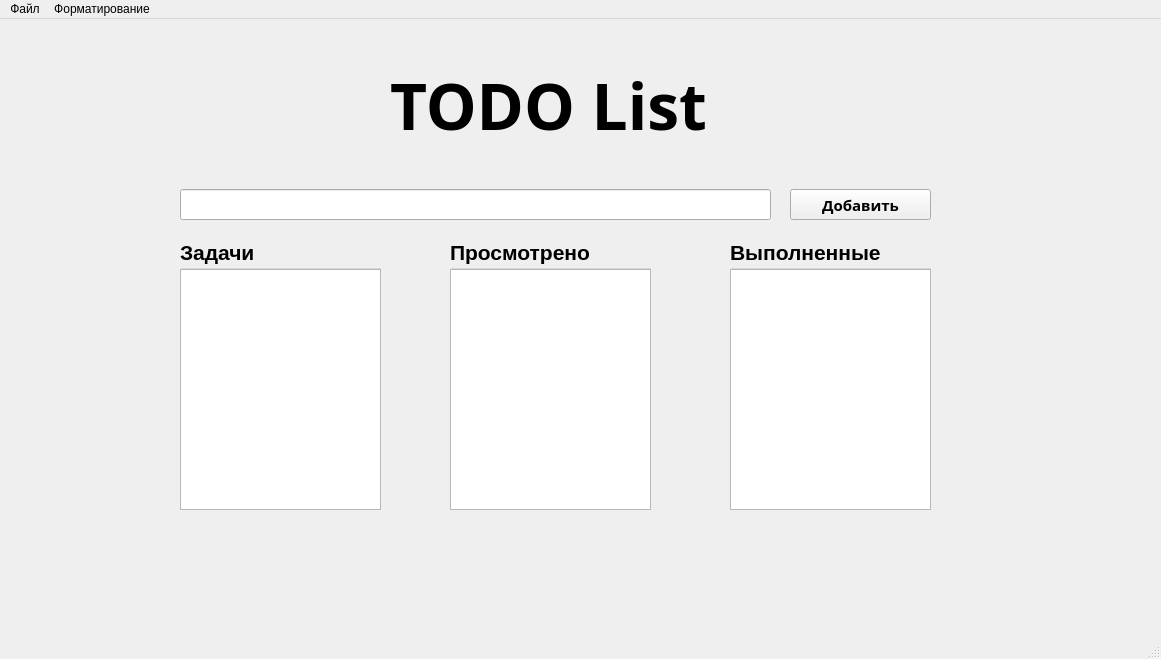
<?xml version="1.0" encoding="UTF-8"?>
<ui version="4.0">
 <class>MainWindow</class>
 <widget class="QMainWindow" name="MainWindow">
  <property name="geometry">
   <rect>
    <x>0</x>
    <y>0</y>
    <width>1161</width>
    <height>659</height>
   </rect>
  </property>
  <property name="windowTitle">
   <string>MainWindow</string>
  </property>
  <widget class="QWidget" name="centralwidget">
   <widget class="QLabel" name="label">
    <property name="geometry">
     <rect>
      <x>390</x>
      <y>0</y>
      <width>331</width>
      <height>171</height>
     </rect>
    </property>
    <property name="font">
     <font>
      <family>Montserrat SemiBold</family>
      <pointsize>48</pointsize>
      <bold>true</bold>
     </font>
    </property>
    <property name="text">
     <string>TODO List</string>
    </property>
   </widget>
   <widget class="QPushButton" name="pushButton">
    <property name="geometry">
     <rect>
      <x>790</x>
      <y>170</y>
      <width>141</width>
      <height>31</height>
     </rect>
    </property>
    <property name="font">
     <font>
      <family>Montserrat SemiBold</family>
      <pointsize>11</pointsize>
      <bold>true</bold>
     </font>
    </property>
    <property name="text">
     <string>Добавить</string>
    </property>
   </widget>
   <widget class="QLineEdit" name="lineEdit">
    <property name="geometry">
     <rect>
      <x>180</x>
      <y>170</y>
      <width>591</width>
      <height>31</height>
     </rect>
    </property>
    <property name="font">
     <font>
      <pointsize>11</pointsize>
      <bold>false</bold>
     </font>
    </property>
    <property name="text">
     <string/>
    </property>
   </widget>
   <widget class="QGroupBox" name="groupBox">
    <property name="geometry">
     <rect>
      <x>180</x>
      <y>220</y>
      <width>201</width>
      <height>271</height>
     </rect>
    </property>
    <property name="font">
     <font>
      <pointsize>16</pointsize>
      <bold>true</bold>
     </font>
    </property>
    <property name="title">
     <string>Задачи</string>
    </property>
    <widget class="QListWidget" name="listWidget">
     <property name="geometry">
      <rect>
       <x>0</x>
       <y>30</y>
       <width>201</width>
       <height>241</height>
      </rect>
     </property>
    </widget>
   </widget>
   <widget class="QGroupBox" name="groupBox_2">
    <property name="geometry">
     <rect>
      <x>450</x>
      <y>220</y>
      <width>201</width>
      <height>271</height>
     </rect>
    </property>
    <property name="font">
     <font>
      <pointsize>16</pointsize>
      <bold>true</bold>
     </font>
    </property>
    <property name="title">
     <string>Просмотрено</string>
    </property>
    <widget class="QListWidget" name="listWidget_2">
     <property name="geometry">
      <rect>
       <x>0</x>
       <y>30</y>
       <width>201</width>
       <height>241</height>
      </rect>
     </property>
    </widget>
   </widget>
   <widget class="QGroupBox" name="groupBox_3">
    <property name="geometry">
     <rect>
      <x>730</x>
      <y>220</y>
      <width>201</width>
      <height>271</height>
     </rect>
    </property>
    <property name="font">
     <font>
      <pointsize>16</pointsize>
      <bold>true</bold>
     </font>
    </property>
    <property name="title">
     <string>Выполненные</string>
    </property>
    <widget class="QListWidget" name="listWidget_3">
     <property name="geometry">
      <rect>
       <x>0</x>
       <y>30</y>
       <width>201</width>
       <height>241</height>
      </rect>
     </property>
    </widget>
   </widget>
  </widget>
  <widget class="QMenuBar" name="menubar">
   <property name="geometry">
    <rect>
     <x>0</x>
     <y>0</y>
     <width>1161</width>
     <height>22</height>
    </rect>
   </property>
   <widget class="QMenu" name="menu">
    <property name="title">
     <string>Файл</string>
    </property>
    <addaction name="action"/>
    <addaction name="action_2"/>
    <addaction name="action_3"/>
   </widget>
   <widget class="QMenu" name="menu_2">
    <property name="title">
     <string>Форматирование</string>
    </property>
    <addaction name="action_4"/>
    <addaction name="action_5"/>
    <addaction name="action_6"/>
    <addaction name="action_7"/>
   </widget>
   <addaction name="menu"/>
   <addaction name="menu_2"/>
  </widget>
  <widget class="QStatusBar" name="statusbar"/>
  <action name="action">
   <property name="text">
    <string>Открыть файл</string>
   </property>
  </action>
  <action name="action_2">
   <property name="text">
    <string>Сохранить все</string>
   </property>
  </action>
  <action name="action_3">
   <property name="text">
    <string>Закрыть все</string>
   </property>
  </action>
  <action name="action_4">
   <property name="text">
    <string>Очистить задачи</string>
   </property>
  </action>
  <action name="action_5">
   <property name="text">
    <string>Очистить просмотренные</string>
   </property>
  </action>
  <action name="action_6">
   <property name="text">
    <string>Очистить выполненые</string>
   </property>
  </action>
  <action name="action_7">
   <property name="text">
    <string>Очистить все</string>
   </property>
  </action>
 </widget>
 <resources/>
 <connections/>
</ui>
